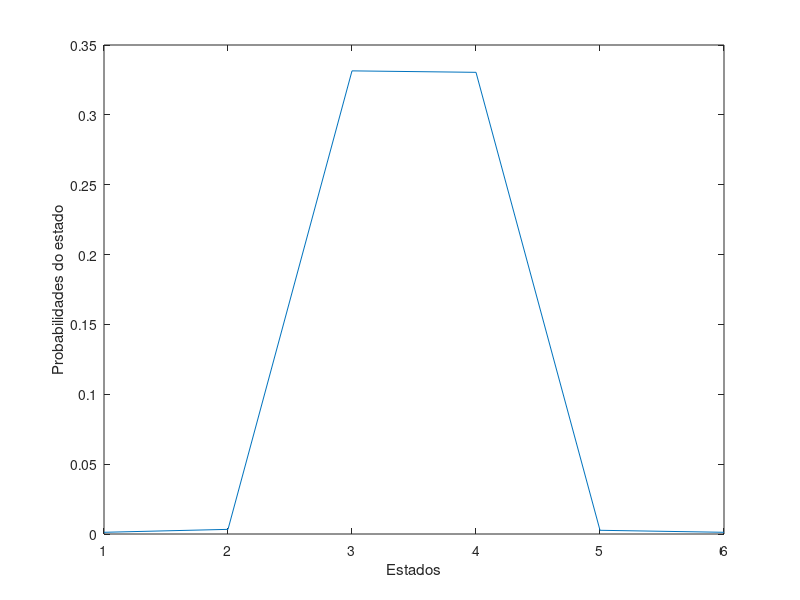

This figure's MATLAB source: (Note: this script raises an error after producing the figure.)
%% 7. Considere o conjunto de paginas Web e respetivas hyperligac¸ ´ oes entre si dado pelo diagrama seguinte:

%% (a) Usando a matriz H das hyperligac¸oes, obtenha a estimativa do pagerank de cada p ˜ agina ao fim de ´
%% 10 iterac¸oes. Relembre que deve considerar (i) a mesma probabilidade de transic¸ ˜ ao de cada p ˜ agina ´
%% para todas as paginas seguintes poss ´ ´ıveis e (ii) a probabilidade da pagina inicial deve ser igual para ´
%% todas as paginas. Qual/quais a(s) p ´ agina(s) com maior pagerank e qual o seu valor ´
%% ˜?
N=6;
H = [0  0   0   0   1/3 0
     1  0   0   0   1/3 0
     0  1/2 0   1   0   0
     0  0   1   0   0   0
     0  1/2 0   0   0   0
     0  0   0   0   1/3 0]

pr = ones(N,1)/N;
for it = 1:10
    pr = H * pr;
end
plot(1:6, pr);
xlabel("Estados");
ylabel("Probabilidades do estado");
hold on;


%% (c) Altere a matriz H para resolver apenas o problema do ”dead-end”e recalcule o pagerank de cada
%% pagina novamente em 10 iterac¸ ´ oes.
H2 = H;
H2 (:,6) = 1/N;
H2;
pr = ones(N,1) / N;
for it = 1 : 10
   pr = H2 * pr;
end


%% (d) Resolva agora ambos os problemas e recalcule o pagerank de cada pagina novamente em 10 ´
%% iterac¸oes (assuma ˜ β = 0, 8).
beta = 0.8;
H2 = beta*H + (1-beta) * ones(N)/N;
H2

r = ones(N,1) / N;
for it = 1 : 10
   r = H2 * r;
end


%% (e) Calcule agora o pagerank de cada pagina considerando um n ´ umero m ´ ´ınimo de iterac¸oes que garanta ˜
%% que nenhum valor muda mais do que 10−4
%% em 2 iterac¸oes consecutivas. Quantos iterac¸ ˜ oes s ˜ ao˜
%% necessarias? Compare os valores de pagerank obtidos com os da al ´ ´ınea anterior. O que conclui?
i = 2;
diff = 1;
max_diff = 10^(-4);
rAnterior =(a^0)*x0;

% Enquanto a diferença for menor que o valor máximo
while diff > max_diff
    rAtual = (a^(i-1))*x0;
    diff = max(abs(rAtual - rAnterior));

    i = i + 1;
    rAnterior = rAtual;
end
fprintf("Demorou %d iterações\n", i);
disp(rAtual);
